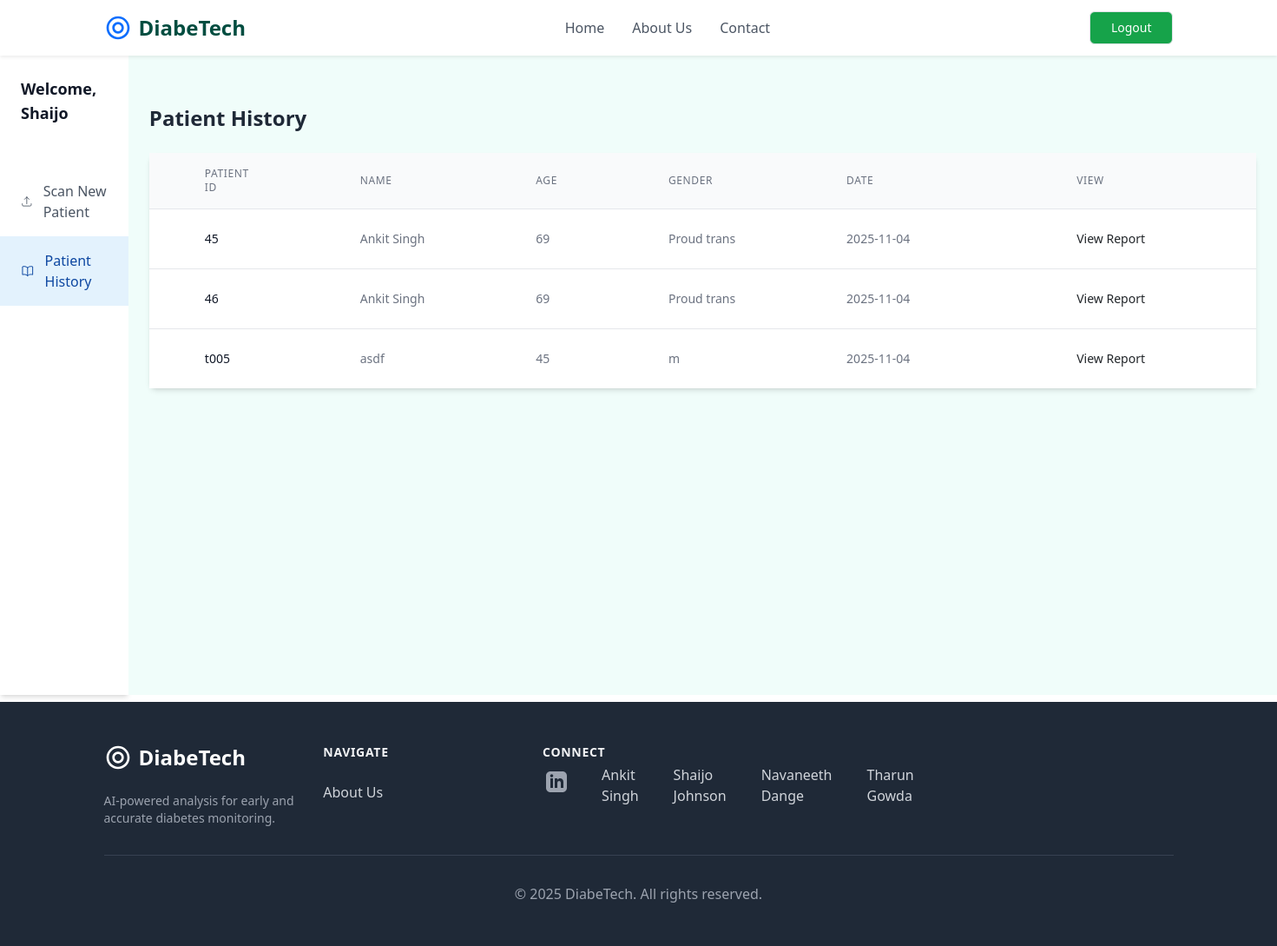
The page /patienthistory (signed in) on the database as committed earlier.
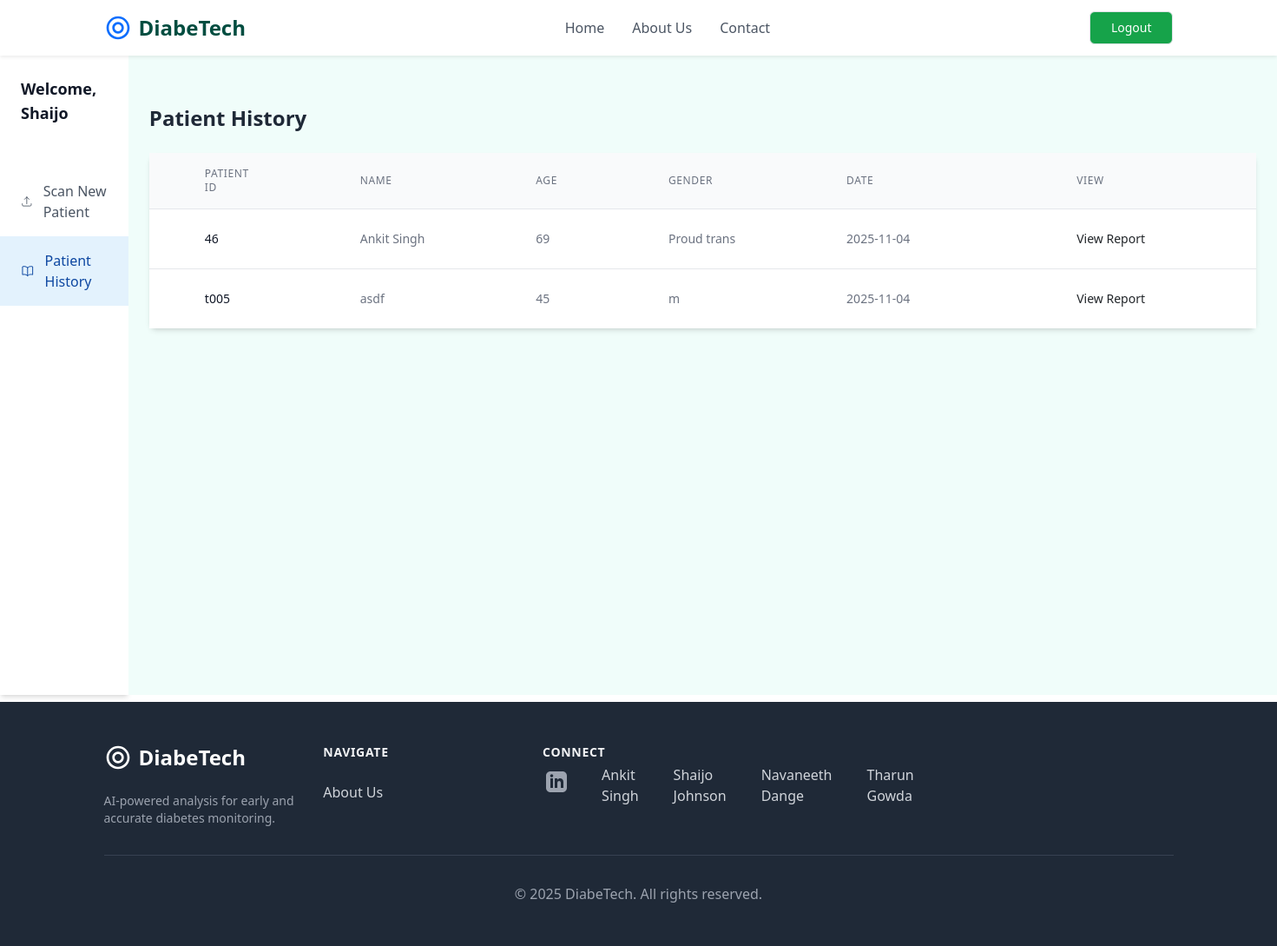
The same page on the database as committed later.
### retinopathy/modules.py (models this page shows, shortened)
class User(db.Model, UserMixin):
    id = db.Column(db.Integer, primary_key = True)
    username = db.Column(db.String(20), unique = True, nullable = False)
    email = db.Column(db.String(120), unique = True, nullable = False)
    password = db.Column(db.String(60), nullable = False)
    patients = db.relationship('Patient', backref = 'doctor', lazy = True)

class Patient(db.Model):
    patient_id = db.Column(db.String(20), unique = True, nullable = False, primary_key = True)
    name = db.Column(db.String(100), nullable = False)
    age = db.Column(db.Integer, nullable = False)
    sex = db.Column(db.String(10), nullable = False)
    RightEye_image_file = db.Column(db.String(100), nullable = False, default = 'default.jpg')
    LeftEye_image_file = db.Column(db.String(100), nullable = False, default = 'default.jpg')
    RightEye_diagnosis = db.Column(db.String(200), nullable = False)
    LeftEye_diagnosis = db.Column(db.String(200), nullable = False)
    date_uploaded = db.Column(db.DateTime, nullable = False, default = datetime.utcnow)
    user_id = db.Column(db.Integer, db.ForeignKey('user.id'), nullable = False)
    processed_RightEye_image_file = db.Column(db.String(100), nullable = True)
    processed_LeftEye_image_file = db.Column(db.String(100), nullable = True)
    RightEye_prediction = db.Column(db.Integer, nullable = True)
    LeftEye_prediction = db.Column(db.Integer, nullable = True)

### retinopathy/routes.py (the view)
@app.route('/patienthistory')
@login_required
def patient_history():
	patients = Patient.query.filter_by(user_id=current_user.id).all()
	return render_template('patienthistory.html', patients=patients)

### retinopathy/modules.py (called while the page is built)
@login_manager.user_loader
def load_user(user_id):
    return User.query.get(int(user_id))

### retinopathy/templates/patienthistory.html (shortened to what this page needs)
{% extends "layout.html" %}
{% block content %}
<div class="flex h-screen" style="height: calc(100vh - 64px);">
            <aside class="w-64 bg-white shadow-md hidden md:block">
                <div class="py-4 px-6">
                    <h2 class="text-lg font-semibold text-gray-900">Welcome, {{ current_user.username }}</h2>
                </div>
                <nav class="mt-6">
                    <a href="{{ url_for('analyze_image') }}" data-page="scan-patient" class="flex items-center px-6 py-3 text-gray-600 hover:bg-gray-100">
                        <svg class="h-6 w-6" xmlns="http://www.w3.org/2000/svg" fill="none" viewBox="0 0 24 24" stroke-width="1.5" stroke="currentColor"><path stroke-linecap="round" stroke-linejoin="round" d="M3 16.5v2.25A2.25 2.25 0 005.25 21h13.5A2.25 2.25 0 0021 18.75V16.5m-13.5-9L12 3m0 0l4.5 4.5M12 3v13.5" /></svg>
                        <span class="ml-3">Scan New Patient</span>
                    </a>
                    <a href="{{ url_for('patient_history') }}" data-page="patient-list" class="flex items-center px-6 py-3 bg-secondary-light text-secondary-dark font-medium">
                        <span class="ml-3">Patient History</span>
                    </a>
                </nav>
            </aside>
<div class="p-4 md:p-8 bg-teal-50 flex-1">
    <main>
        <div class="mt-8">
            <h2 class="text-2xl font-semibold text-gray-800 mb-4">Patient History</h2>
                <div class="mt-6 bg-white shadow-md rounded-lg ">
                    <table class="w-auto divide-y divide-gray-200">
                        <thead class="bg-gray-50">
                            <tr>
                                <th scope="col" class="px-16 py-3 text-left text-xs font-medium text-gray-500 uppercase tracking-wider">Patient ID</th>
                                <th scope="col" class="px-16 py-3 text-left text-xs font-medium text-gray-500 uppercase tracking-wider">Name</th>
                                <th scope="col" class="px-16 py-3 text-left text-xs font-medium text-gray-500 uppercase tracking-wider">Age</th>
                                <th scope="col" class="px-16 py-3 text-left text-xs font-medium text-gray-500 uppercase tracking-wider">Gender</th>
                                <th scope="col" class="px-16 py-3 text-left text-xs font-medium text-gray-500 uppercase tracking-wider">Date</th>
                                <th scope="col" class="px-32 py-3 text-left text-xs font-medium text-gray-500 uppercase tracking-wider">View</th>
                            </tr>
                        </thead>
                        <tbody class="bg-white divide-y divide-gray-200">
                        {% for patient in patients %}
                            <tr>
                                <td class="px-16 py-4 whitespace-nowrap text-sm font-medium text-gray-900">{{ patient.patient_id }}</td>
                                <td class="px-16 py-4 whitespace-nowrap text-sm text-gray-500">{{ patient.name }}</td>
                                <td class="px-16 py-4 whitespace-nowrap text-sm text-gray-500">{{ patient.age }}</td>
                                <td class="px-16 py-4 whitespace-nowrap text-sm text-gray-500">{{ patient.sex }}</td>
                                <td class="px-16 py-4 whitespace-nowrap text-sm text-gray-500">{{ patient.date_uploaded.strftime('%Y-%m-%d') }}
                                <td class="px-32 py-4 whitespace-nowrap text-right text-sm font-medium">
                                    <a href="{{ url_for('patient_report', patient_id=patient.patient_id) }}" class="text-secondary-DEFAULT hover:text-secondary-dark">View Report</a>
                                </td>
                            </tr>
                        {% endfor %}
                        </tbody>
                    </table>
                </div>
            </div>
        </main>
    </div>
{% endblock content %}

### retinopathy/templates/layout.html (shortened to what this page needs)
<!DOCTYPE html>
<html lang="en">
<head>
    <script src="https://cdn.tailwindcss.com"></script>
    <link href="https://cdn.jsdelivr.net/npm/bootstrap@5.1.3/dist/css/bootstrap.min.css" rel="stylesheet">
</head>
<body>
        <header class="bg-white shadow-sm sticky top-0 z-50">
            <nav class="container mx-auto px-4 sm:px-6 lg:px-8">
                <div class="flex justify-between items-center h-16">
                    <a href="{{ url_for('home') }}" data-page="home" class="flex-shrink-0 flex items-center">
                        <span class="ml-2 text-2xl font-bold text-primary-dark">DiabeTech</span>
                    </a>
                    <div class="hidden md:flex md:items-center md:space-x-8">
                        <a href="{{ url_for('home') }}" data-page="home" class="font-medium text-gray-600 hover:text-primary transition">Home</a>
                        <a href="{{ url_for('about') }}" data-page="about" class="font-medium text-gray-600 hover:text-primary transition">About Us</a>
                        <a href="#main-footer" data-page="contact" class="font-medium text-gray-600 hover:text-primary transition">Contact</a>
                    </div>
                     {% if not current_user.is_authenticated %}
                     <div class="flex  justify-center gap-10 ">
                        <a href="{{ url_for('login') }}" data-page="patient-list" class="hidden md:inline-flex px-4 py-2 border border-transparent text-sm font-medium rounded-md text-white bg-green-600 hover:bg-green-900 transition hover:scale-105">
                            Login
                        </a>
                        <a href="{{ url_for('register') }}" data-page="patient-list" class="hidden md:inline-flex px-4 py-2 border border-transparent text-sm font-medium rounded-md text-white bg-green-600 hover:bg-green-900 transition hover:scale-105">
                             Register
                        </a>
                    </div>
                    {% else %}
                        <a href="{{ url_for('logout') }}" class="hidden md:inline-flex items-center px-4 py-2 border border-transparent text-sm font-medium rounded-md text-white bg-green-600 hover:bg-green-900 transition hover:scale-105">
                            Logout
                        </a>
                    {% endif %}
            </nav>
        </header>
        <main>
            {% block content %}{% endblock %}
        </main>
        <footer id="main-footer" class="bg-gray-800 text-gray-300 mt-2">
            <div class="container mx-auto px-4 sm:px-6 lg:px-8 py-12">
                <div class="grid grid-cols-2 md:grid-cols-4 lg:grid-cols-5 gap-8">
                    <div class="col-span-2 lg:col-span-1">
                        <div class="flex items-center">
                            <span class="ml-2 text-2xl font-bold text-white">DiabeTech</span>
                        </div>
                        <p class="mt-4 text-sm text-gray-400">AI-powered analysis for early and accurate diabetes monitoring.</p>
                    </div>
                    <div>
                        <h3 class="text-sm font-semibold text-gray-100 tracking-wider uppercase">Navigate</h3>
                        <ul class="mt-4 space-y-2">
                            <li><a href="{{ url_for('about') }}" data-page="about" class="text-base text-gray-300 hover:text-white">About Us</a></li>
                    </div>
                    <div>
                        <h3 class="text-sm font-semibold text-gray-100 tracking-wider uppercase">Connect</h3>
                        <div class="flex gap-10 mt-1 pl-1 ">
                            <a class="text-gray-400 hover:text-white">
                                <a href="https://www.linkedin.com/in/ankit-singh-a16a51334?utm_source=share&utm_campaign=share_via&utm_content=profile&utm_medium=android_app" class="block">Ankit Singh</a>
                                <a href="https://www.linkedin.com/in/shaijo-johnson-698a42334?utm_source=share&utm_campaign=share_via&utm_content=profile&utm_medium=android_app" class="block">Shaijo Johnson</a>
                                <a href="https://www.linkedin.com/in/h-navaneeth-dange-7b820b330?utm_source=share&utm_campaign=share_via&utm_content=profile&utm_medium=android_app" class="block">Navaneeth Dange</a>
                                <a href="https://www.linkedin.com/in/tharun-944249366?utm_source=share&utm_campaign=share_via&utm_content=profile&utm_medium=android_app" class="block">Tharun Gowda</a>
                            </a>
                        </div>
                    </div>
                </div>
                <div class="mt-8 border-t border-gray-700 pt-8 text-center">
                    <p class="text-base text-gray-400">&copy; 2025 DiabeTech. All rights reserved.</p>
                </div>
            </div>
        </footer>
    </body>

Rows that differ between the two databases and show on the page:
removed Patient: patient_id "45", name "Ankit Singh", age "69", sex "Proud trans", date_uploaded "2025-11-04"
